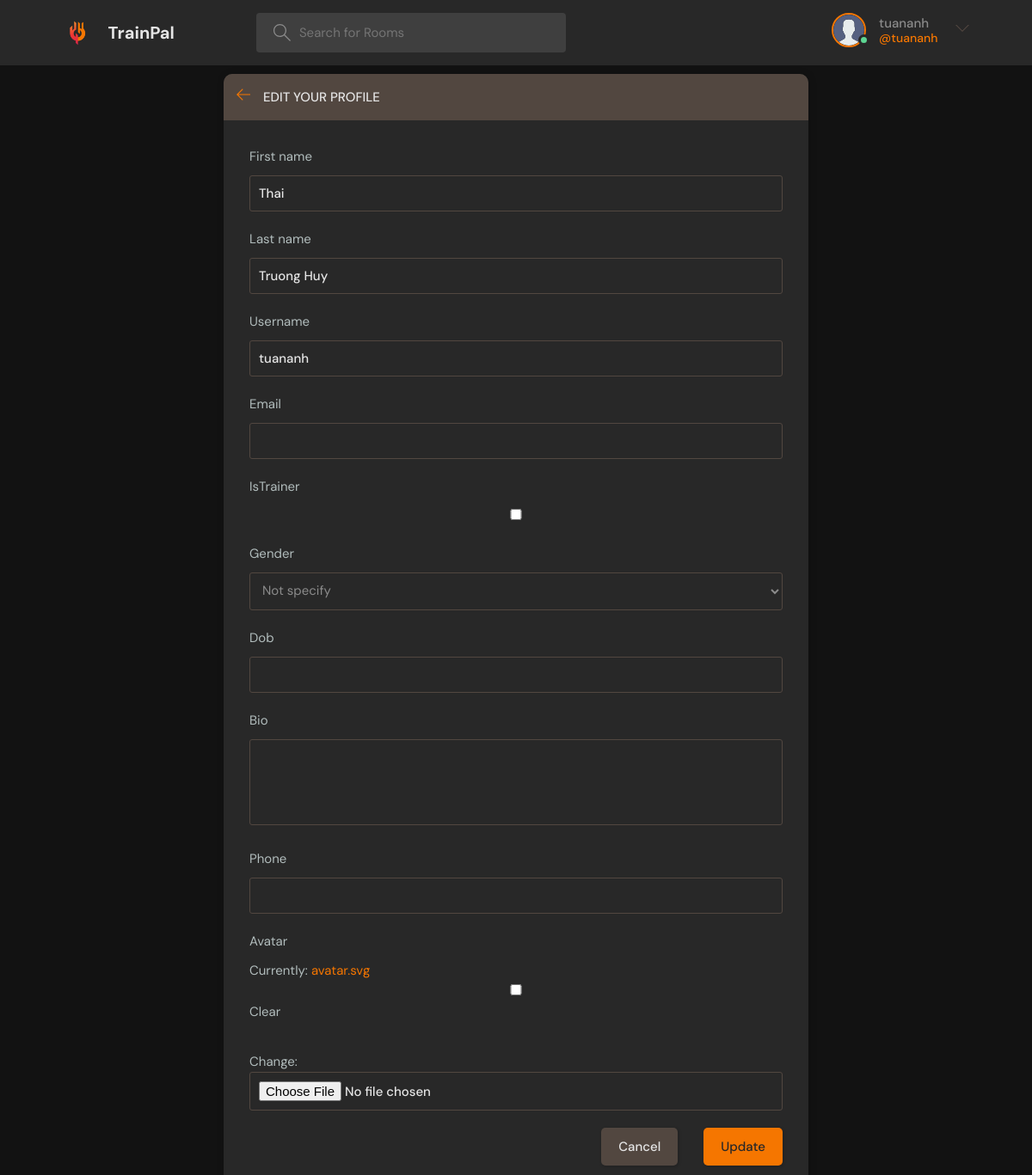
The page /update-user/ (signed in) on the database its author committed.
### base/models.py (models this page shows)
class User(AbstractUser):
    email = models.EmailField(unique=False) # TODO: change to true after testing
    isTrainer = models.BooleanField(blank=True, default=False)
    class Gender(models.TextChoices):
        MALE = "M", _("Male")
        FEMALE = "F", _("Female")
        NOTSPECIFY = "N", _("Not specify")
    gender = models.CharField(max_length=1, choices=Gender.choices, blank=True, default=Gender.NOTSPECIFY)
    dob = models.DateTimeField(blank=True, null=True)
    bio = models.TextField(blank=True)
    phone = models.CharField(max_length=20, blank=True)
    avatar = models.ImageField(blank=True, null=True)
    USERNAME_FIELD = 'username'
    REQUIRED_FIELDS = []

### base/views.py (the view)
# urls.py: path('update-user/', views.updateUser, name="update-user"),
@login_required(login_url='login')
def updateUser(request):
    user = request.user
    form = forms.UserForm(instance=user)
    if request.method == 'POST':
        form = forms.UserForm(request.POST, request.FILES, instance=user)
        if form.is_valid():
            form.save()
            return redirect('user-profile', pk=user.id)
    return render(request, 'base/update-user.html', {'form': form})

### base/forms.py
class UserForm(ModelForm):
    class Meta:
        model = models.User
        fields = ['first_name', 'last_name', 'username', 'email', 'isTrainer',
                  'gender', 'dob', 'bio', 'phone', 'avatar']

### base/templates/base/update-user.html (shortened to what this page needs)
{% extends 'main.html' %}
{% block content %}
<main class="update-account layout">
  <div class="container">
    <div class="layout__box">
      <div class="layout__boxHeader">
        <div class="layout__boxTitle">
          <a href="{% url 'home' %}">
            <svg version="1.1" xmlns="http://www.w3.org/2000/svg" width="32" height="32" viewBox="0 0 32 32">
              <title>arrow-left</title>
              <path
                d="M13.723 2.286l-13.723 13.714 13.719 13.714 1.616-1.611-10.96-10.96h27.625v-2.286h-27.625l10.965-10.965-1.616-1.607z">
              </path>
            </svg>
          </a>
          <h3>Edit your profile</h3>
        </div>
      </div>
      <div class="layout__body">
        <form class="form" action="" method="POST" enctype="multipart/form-data">
          {% for field in form %}
          <div class="form__group">
            <label for="profile_pic">{{field.label}}</label>
            {{field}}
          </div>
          {% endfor %}
          <div class="form__action">
            <a class="btn btn--dark" href="{% url 'user-profile' request.user.id %}">Cancel</a>
            <button class="btn btn--main" type="submit">Update</button>
          </div>
        </form>
      </div>
    </div>
  </div>
</main>
{% endblock content %}

### templates/navbar.html (shortened to what this page needs)
{% load static %}
<header class="header header--loggedIn">
    <div class="container">
        <a href="{% url 'home' %}" class="header__logo">
            <img src="{% static 'images/logo.png' %}" />
            <h1>TrainPal</h1>
        </a>
        <form class="header__search" method="GET" action="{% url 'home' %}">
            <label>
                <input name="q" placeholder="Search for Rooms" />
            </label>
        </form>
        <nav class="header__menu">
            {% if request.user.is_authenticated %}
            <div class="header__user">
                <a href="{% url 'user-profile' request.user.id %}">
                    <div class="avatar avatar--medium active">
                        <img src="{{request.user.avatar.url}}" />
                    </div>
                    <p>{{request.user.username}} <span>@{{request.user.username}}</span></p>
                </a>
                <button class="dropdown-button">
                    <svg version="1.1" xmlns="http://www.w3.org/2000/svg" width="32" height="32" viewBox="0 0 32 32">
                        <title>chevron-down</title>
                        <path d="M16 21l-13-13h-3l16 16 16-16h-3l-13 13z"></path>
                    </svg>
                </button>
            </div>
            {% else %}
            <a href="{% url 'login' %}">
                <img src="{% static 'images/avatar.svg' %}" />
                <p>Login</p>
            </a>
            {% endif %}
        </nav>
    </div>
</header>

### rows shown on the page
User: user.avatar (placeholder picture), user.username "tuananh", form "Thai" "Truong Huy" "tuananh" "Not specify"

### other values the page prints
{{ field.label }} "First name" "Last name" "Username" "Email" "IsTrainer" "Gender" "Dob" "Bio" "Phone" "Avatar"
